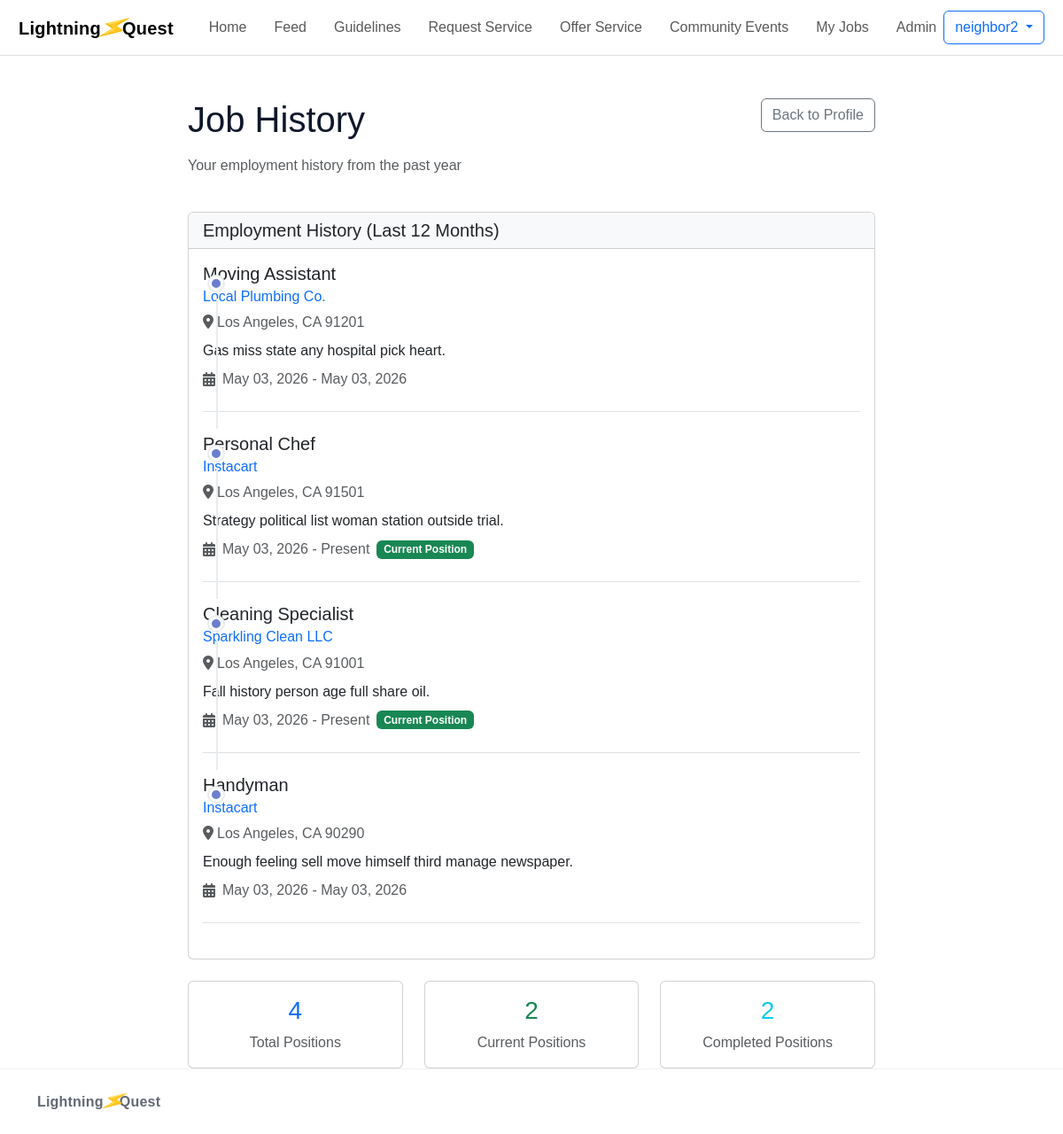
Screenshot of /job-history/ (signed in) with the database file from the repository.
### core/models.py (models this page shows, shortened)
class UserJobHistory(models.Model):
    user = models.ForeignKey(User, on_delete=models.CASCADE)
    job_title = models.CharField(max_length=100)
    company = models.CharField(max_length=100)
    location = models.CharField(max_length=100, blank=True)
    description = models.TextField(blank=True)
    start_date = models.DateField()
    end_date = models.DateField(null=True, blank=True)
    is_current = models.BooleanField(default=False)
    created_at = models.DateTimeField(auto_now_add=True)
    class Meta:
        ordering = ['-start_date']

### core/views.py (the view)
# urls.py: path('job-history/', views.job_history, name='job_history'),
@login_required
def job_history(request):
    from datetime import datetime, timedelta
    one_year_ago = datetime.now().date() - timedelta(days=365)
    jobs = UserJobHistory.objects.filter(
        user=request.user,
        start_date__gte=one_year_ago
    ).order_by('-start_date')
    current_jobs = jobs.filter(is_current=True).count()
    completed_jobs = jobs.filter(end_date__isnull=False).count()
    return render(request, 'job_history.html', {
        'jobs': jobs,
        'one_year_ago': one_year_ago,
        'current_jobs': current_jobs,
        'completed_jobs': completed_jobs,
    })

### core/templates/job_history.html (shortened to what this page needs)
{% extends "base.html" %}
{% block content %}
<div class="container mt-5" style="max-width: 800px;">
  <div class="row mb-4">
    <div class="col-md-8">
      <h1 class="mb-3">Job History</h1>
      <p class="text-muted">Your employment history from the past year</p>
    </div>
    <div class="col-md-4 text-end">
      <a href="{% url 'profile' %}" class="btn btn-outline-secondary">Back to Profile</a>
    </div>
  </div>
  <div class="card">
    <div class="card-header bg-light">
      <h5 class="mb-0">Employment History (Last 12 Months)</h5>
    </div>
    <div class="card-body">
      {% if jobs %}
        <div class="timeline">
          {% for job in jobs %}
            <div class="timeline-item mb-4 pb-4 border-bottom">
              <div class="d-flex justify-content-between align-items-start">
                <div class="flex-grow-1">
                  <h5 class="mb-1">{{ job.job_title }}</h5>
                  <h6 class="text-primary mb-2">{{ job.company }}</h6>
                  {% if job.location %}
                    <p class="text-muted mb-2"><i class="fas fa-map-marker-alt me-1"></i>{{ job.location }}</p>
                  {% endif %}
                  {% if job.description %}
                    <p class="mb-2">{{ job.description }}</p>
                  {% endif %}
                  <div class="d-flex align-items-center text-muted">
                    <i class="fas fa-calendar-alt me-2"></i>
                    <span>
                      {{ job.start_date|date:"M d, Y" }}
                      {% if job.end_date %}
                        - {{ job.end_date|date:"M d, Y" }}
                      {% elif job.is_current %}
                        - Present
                      {% endif %}
                    </span>
                    {% if job.is_current %}
                      <span class="badge bg-success ms-2">Current Position</span>
                    {% endif %}
                  </div>
                </div>
              </div>
            </div>
          {% endfor %}
        </div>
      {% else %}
        <div class="text-center py-5">
          <i class="fas fa-briefcase fa-3x text-muted mb-3"></i>
          <h5 class="text-muted">No Job History Found</h5>
          <p class="text-muted">You haven't added any jobs to your history in the past year.</p>
        </div>
      {% endif %}
    </div>
  </div>
  {% if jobs %}
    <div class="row mt-4">
      <div class="col-md-4">
        <div class="card text-center">
          <div class="card-body">
            <h3 class="text-primary">{{ jobs.count }}</h3>
            <p class="text-muted mb-0">Total Positions</p>
          </div>
        </div>
      </div>
      <div class="col-md-4">
        <div class="card text-center">
          <div class="card-body">
            <h3 class="text-success">{{ current_jobs }}</h3>
            <p class="text-muted mb-0">Current Positions</p>
          </div>
        </div>
      </div>
      <div class="col-md-4">
        <div class="card text-center">
          <div class="card-body">
            <h3 class="text-info">{{ completed_jobs }}</h3>
            <p class="text-muted mb-0">Completed Positions</p>
          </div>
        </div>
      </div>
    </div>
  {% endif %}
</div>
{% endblock %}

### core/templates/base.html (shortened to what this page needs)
<!DOCTYPE html>
<html lang="en">
<head>
     <link href="https://cdn.jsdelivr.net/npm/bootstrap@5.3.3/dist/css/bootstrap.min.css" rel="stylesheet">
    <link rel="stylesheet" href="https://cdnjs.cloudflare.com/ajax/libs/font-awesome/6.5.0/css/all.min.css">
    <link href="https://api.mapbox.com/mapbox-gl-js/v3.0.0/mapbox-gl.css" rel="stylesheet">
</head>
<body>
    <nav class="navbar navbar-expand-lg bg-white sticky-top border-bottom">
        <div class="container d-flex justify-content-center">
            <a class="navbar-brand" href="/">Lightning<span class="bolt">⚡</span>Quest</a>
            <div class="collapse navbar-collapse" id="navbarNav">
                <ul class="navbar-nav mx-auto d-flex align-items-center">
                    <li class="nav-item">
                        <a class="nav-link {% if request.path == '/' %}active{% endif %}" href="{% url 'home' %}">Home</a>
                    </li>
                    <li class="nav-item">
                        <a class="nav-link {% if request.path == '/feed/' %}active{% endif %}" href="{% url 'feed' %}">Feed</a>
                    </li>
                    <li class="nav-item">
                        <a class="nav-link {% if request.path == '/guidelines/' %}active{% endif %}" href="{% url 'guidelines' %}">Guidelines</a>
                    </li>
                    <li class="nav-item">
                        <a class="nav-link {% if request.path == '/request/' %}active{% endif %}" href="{% url 'request' %}">Request Service</a>
                    </li>
                    <li class="nav-item">
                        <a class="nav-link {% if request.path == '/offer/' %}active{% endif %}" href="{% url 'offer' %}">Offer Service</a>
                    </li>
                    <li class="nav-item">
                        <a class="nav-link {% if request.path == '/events/' %}active{% endif %}" href="{% url 'events' %}">Community Events</a>
                    </li>
                    <li class="nav-item">
                        <a class="nav-link {% if request.path == '/requests/incoming/' %}active{% endif %}" href="{% url 'incoming_requests' %}">My Jobs</a>
                    </li>
                    <li class="nav-item">
                        <a class="nav-link" href="/admin/">Admin</a>
                    </li>
                </ul>
                <div class="d-flex gap-2 align-items-center">
                    {% if user.is_authenticated %}
                        <div class="dropdown">
                            <button class="btn btn-outline-primary dropdown-toggle" type="button" id="userDropdown" data-bs-toggle="dropdown" aria-expanded="false">
                                {{ user.username }}
                            </button>
                        </div>
                    {% else %}
                        <a href="{% url 'login' %}" class="btn btn-brand">Login</a>
                        <a href="{% url 'signup' %}" class="btn btn-outline-secondary">Sign Up</a>
                    {% endif %}
                </div>
            </div>
        </div>
    </nav>
  {% block content %}{% endblock %}
  <footer>
    <div class="container d-flex justify-content-between flex-wrap gap-2">
      <a class="navbar-brand me-4" href="/">
        Lightning<span class="bolt">⚡</span>Quest
      </a>
    </div>
  </footer>
</body>
</html>

### core/templates/base.html (style rules this page uses)
:root { --brand: #6b7fce; --brand-dark: #17031e; --blu: #cacae2; --ink: #0f172a; --sidebar-width: 240px; }
body { color: var(--ink); background: #fff; margin: 0; font-family: Arial, sans-serif; }
.navbar-brand { font-weight: 800; letter-spacing: .2px; margin-right: 2rem; }
footer { border-top: 1px solid rgba(15, 23, 42, .06); padding: 22px 0; color: rgba(15, 23, 42, .65); }
.bolt { color: #2563eb; display: inline-block; font-size: 1.2em; transform: rotate(35deg) scaleY(1.35); margin-right: -6px; }
.navbar-nav { flex-wrap: nowrap; gap: 15px; }
.navbar-nav .nav-link { white-space: nowrap; }
.navbar .btn { white-space: nowrap; }

### core/templates/job_history.html (style rules this page uses)
.timeline-item { position: relative; }
.timeline-item:not(:last-child)::after { content: ''; position: absolute; left: 15px; top: 40px; bottom: -20px; width: 2px; background: #e9ecef; }
.timeline-item::before { content: ''; position: absolute; left: 7px; top: 15px; width: 16px; height: 16px; border-radius: 50%; background: var(--brand); border: 3px solid #fff; box-shadow: 0 0 0 2px #e9ecef; }

### rows the page displays
UserJobHistory: job_title "Moving Assistant", company "Local Plumbing Co.", location "Los Angeles, CA 91201", description "Gas miss state any hospital pick heart.", start_date "May 03, 2026", end_date "May 03, 2026"
UserJobHistory: job_title "Personal Chef", company "Instacart", location "Los Angeles, CA 91501", description "Strategy political list woman station outside trial.", start_date "May 03, 2026", is_current "- Present"
UserJobHistory: job_title "Cleaning Specialist", company "Sparkling Clean LLC", location "Los Angeles, CA 91001", description "Fall history person age full share oil.", start_date "May 03, 2026", is_current "- Present"
UserJobHistory: job_title "Handyman", company "Instacart", location "Los Angeles, CA 90290", description "Enough feeling sell move himself third manage newspaper.", start_date "May 03, 2026", end_date "May 03, 2026"

### other values shown
{{ user.username }} "neighbor2"
{{ jobs.count }} "4"
{{ current_jobs }} "2"
{{ completed_jobs }} "2"
